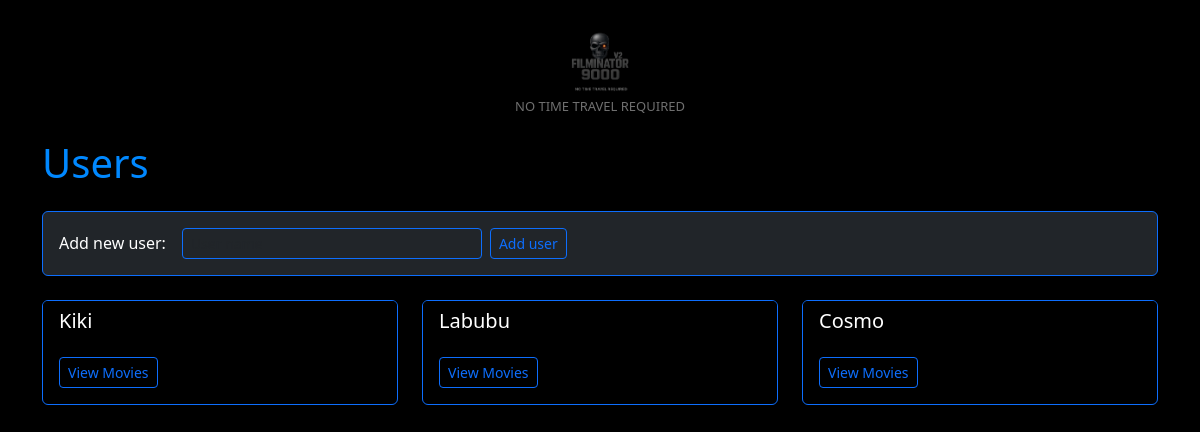
Before: / with the older database file.
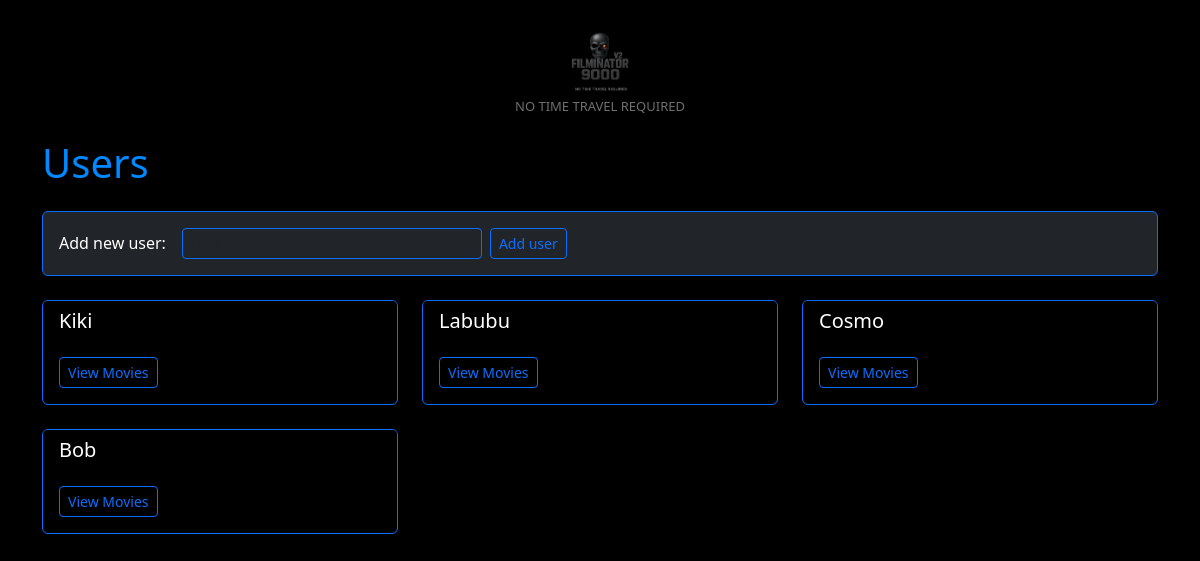
After: the same page with the newer database file.
### models/models.py (models this page shows)
class User(db.Model):
    __tablename__ = "users"
    id = db.Column(db.Integer, primary_key=True)
    name = db.Column(db.String(100), nullable=False, unique=True)

### app.py (the view)
@app.route("/", methods=["GET"])
def index():
    users = data_manager.get_users()
    return render_template(
        "index.html", users=users, message=request.args.get("message")
    )

### data_manager.py (called while the page is built)
    def get_users(self):
        return db.session.query(User).all()

### templates/index.html
{% extends 'base.html' %}
{% block content %}
  <div class="container mt-4" style="color: #d1d1d1ff;">
    <h1 class="mb-4" style="color: #0088ffff;">Users</h1>
    <div class="card mb-4 bg-dark text-white border border-primary">
      <div class="card-body p-3">
        <form method="POST" action="/users" class="d-flex align-items-center gap-2">
          <label for="user_name" class="mb-0 me-2">Add new user:</label>
          <input class="form-control form-control-sm bg-dark text-white border-primary" style="max-width: 300px;" type="text" id="user_name" name="user_name" placeholder="User name" required />
          <button class="btn btn-outline-primary btn-sm" type="submit">Add user</button>
        </form>
      </div>
    </div>
    <div class="row g-4">
      {% for user in users %}
        <div class="col-md-4">
          <div class="card h-100 text-white border border-primary" style="background-color: #000;">
            <h5 class="card-header text-white" style="background-color: #000; border-bottom: none;">{{ user.name }}</h5>
            <div class="card-body">
              <form action="/users/{{ user.id }}/movies" method="GET">
                <input class="btn btn-outline-primary btn-sm" type="submit" value="View Movies" />
              </form>
            </div>
          </div>
        </div>
      {% endfor %}
    </div>
  </div>
{% endblock %}

Changed rows visible on the page:
added User: name "Bob"
